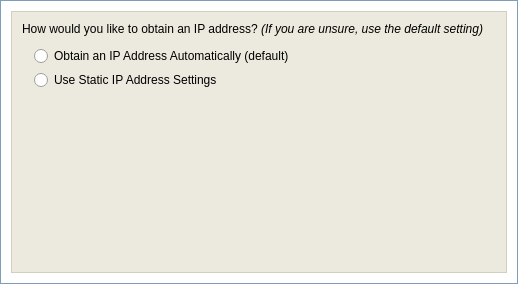
<ui version="4.0" >
 <class>Form</class>
 <widget class="QWidget" name="Form" >
  <property name="geometry" >
   <rect>
    <x>0</x>
    <y>0</y>
    <width>518</width>
    <height>284</height>
   </rect>
  </property>
  <property name="sizePolicy" >
   <sizepolicy vsizetype="Fixed" hsizetype="Fixed" >
    <horstretch>0</horstretch>
    <verstretch>0</verstretch>
   </sizepolicy>
  </property>
  <property name="minimumSize" >
   <size>
    <width>518</width>
    <height>284</height>
   </size>
  </property>
  <property name="maximumSize" >
   <size>
    <width>496</width>
    <height>262</height>
   </size>
  </property>
  <property name="windowTitle" >
   <string>Form</string>
  </property>
  <layout class="QVBoxLayout" >
   <property name="spacing" >
    <number>0</number>
   </property>
   <property name="leftMargin" >
    <number>0</number>
   </property>
   <property name="topMargin" >
    <number>0</number>
   </property>
   <property name="rightMargin" >
    <number>0</number>
   </property>
   <property name="bottomMargin" >
    <number>0</number>
   </property>
   <item>
    <widget class="QFrame" name="frameOuterCosmetic" >
     <property name="sizePolicy" >
      <sizepolicy vsizetype="Fixed" hsizetype="Preferred" >
       <horstretch>0</horstretch>
       <verstretch>0</verstretch>
      </sizepolicy>
     </property>
     <property name="minimumSize" >
      <size>
       <width>16</width>
       <height>284</height>
      </size>
     </property>
     <property name="palette" >
      <palette>
       <active>
        <colorrole role="WindowText" >
         <brush brushstyle="SolidPattern" >
          <color alpha="255" >
           <red>127</red>
           <green>157</green>
           <blue>185</blue>
          </color>
         </brush>
        </colorrole>
        <colorrole role="Base" >
         <brush brushstyle="SolidPattern" >
          <color alpha="255" >
           <red>255</red>
           <green>255</green>
           <blue>255</blue>
          </color>
         </brush>
        </colorrole>
        <colorrole role="Window" >
         <brush brushstyle="SolidPattern" >
          <color alpha="255" >
           <red>255</red>
           <green>255</green>
           <blue>255</blue>
          </color>
         </brush>
        </colorrole>
       </active>
       <inactive>
        <colorrole role="WindowText" >
         <brush brushstyle="SolidPattern" >
          <color alpha="255" >
           <red>127</red>
           <green>157</green>
           <blue>185</blue>
          </color>
         </brush>
        </colorrole>
        <colorrole role="Base" >
         <brush brushstyle="SolidPattern" >
          <color alpha="255" >
           <red>255</red>
           <green>255</green>
           <blue>255</blue>
          </color>
         </brush>
        </colorrole>
        <colorrole role="Window" >
         <brush brushstyle="SolidPattern" >
          <color alpha="255" >
           <red>255</red>
           <green>255</green>
           <blue>255</blue>
          </color>
         </brush>
        </colorrole>
       </inactive>
       <disabled>
        <colorrole role="WindowText" >
         <brush brushstyle="SolidPattern" >
          <color alpha="255" >
           <red>127</red>
           <green>127</green>
           <blue>127</blue>
          </color>
         </brush>
        </colorrole>
        <colorrole role="Base" >
         <brush brushstyle="SolidPattern" >
          <color alpha="255" >
           <red>255</red>
           <green>255</green>
           <blue>255</blue>
          </color>
         </brush>
        </colorrole>
        <colorrole role="Window" >
         <brush brushstyle="SolidPattern" >
          <color alpha="255" >
           <red>255</red>
           <green>255</green>
           <blue>255</blue>
          </color>
         </brush>
        </colorrole>
       </disabled>
      </palette>
     </property>
     <property name="autoFillBackground" >
      <bool>true</bool>
     </property>
     <property name="frameShape" >
      <enum>QFrame::Box</enum>
     </property>
     <property name="frameShadow" >
      <enum>QFrame::Plain</enum>
     </property>
     <layout class="QVBoxLayout" >
      <property name="spacing" >
       <number>10</number>
      </property>
      <property name="leftMargin" >
       <number>10</number>
      </property>
      <property name="topMargin" >
       <number>10</number>
      </property>
      <property name="rightMargin" >
       <number>10</number>
      </property>
      <property name="bottomMargin" >
       <number>10</number>
      </property>
      <item>
       <widget class="QFrame" name="frame" >
        <property name="palette" >
         <palette>
          <active>
           <colorrole role="WindowText" >
            <brush brushstyle="SolidPattern" >
             <color alpha="255" >
              <red>208</red>
              <green>208</green>
              <blue>191</blue>
             </color>
            </brush>
           </colorrole>
           <colorrole role="Base" >
            <brush brushstyle="SolidPattern" >
             <color alpha="255" >
              <red>255</red>
              <green>255</green>
              <blue>255</blue>
             </color>
            </brush>
           </colorrole>
           <colorrole role="Window" >
            <brush brushstyle="SolidPattern" >
             <color alpha="255" >
              <red>236</red>
              <green>234</green>
              <blue>223</blue>
             </color>
            </brush>
           </colorrole>
          </active>
          <inactive>
           <colorrole role="WindowText" >
            <brush brushstyle="SolidPattern" >
             <color alpha="255" >
              <red>208</red>
              <green>208</green>
              <blue>191</blue>
             </color>
            </brush>
           </colorrole>
           <colorrole role="Base" >
            <brush brushstyle="SolidPattern" >
             <color alpha="255" >
              <red>255</red>
              <green>255</green>
              <blue>255</blue>
             </color>
            </brush>
           </colorrole>
           <colorrole role="Window" >
            <brush brushstyle="SolidPattern" >
             <color alpha="255" >
              <red>236</red>
              <green>234</green>
              <blue>223</blue>
             </color>
            </brush>
           </colorrole>
          </inactive>
          <disabled>
           <colorrole role="WindowText" >
            <brush brushstyle="SolidPattern" >
             <color alpha="255" >
              <red>118</red>
              <green>116</green>
              <blue>108</blue>
             </color>
            </brush>
           </colorrole>
           <colorrole role="Base" >
            <brush brushstyle="SolidPattern" >
             <color alpha="255" >
              <red>236</red>
              <green>234</green>
              <blue>223</blue>
             </color>
            </brush>
           </colorrole>
           <colorrole role="Window" >
            <brush brushstyle="SolidPattern" >
             <color alpha="255" >
              <red>236</red>
              <green>234</green>
              <blue>223</blue>
             </color>
            </brush>
           </colorrole>
          </disabled>
         </palette>
        </property>
        <property name="autoFillBackground" >
         <bool>true</bool>
        </property>
        <property name="frameShape" >
         <enum>QFrame::Box</enum>
        </property>
        <property name="frameShadow" >
         <enum>QFrame::Plain</enum>
        </property>
        <layout class="QVBoxLayout" >
         <property name="spacing" >
          <number>10</number>
         </property>
         <property name="leftMargin" >
          <number>10</number>
         </property>
         <property name="topMargin" >
          <number>10</number>
         </property>
         <property name="rightMargin" >
          <number>10</number>
         </property>
         <property name="bottomMargin" >
          <number>10</number>
         </property>
         <item>
          <widget class="QLabel" name="labelMessage" >
           <property name="palette" >
            <palette>
             <active>
              <colorrole role="WindowText" >
               <brush brushstyle="SolidPattern" >
                <color alpha="255" >
                 <red>0</red>
                 <green>0</green>
                 <blue>0</blue>
                </color>
               </brush>
              </colorrole>
             </active>
             <inactive>
              <colorrole role="WindowText" >
               <brush brushstyle="SolidPattern" >
                <color alpha="255" >
                 <red>0</red>
                 <green>0</green>
                 <blue>0</blue>
                </color>
               </brush>
              </colorrole>
             </inactive>
             <disabled>
              <colorrole role="WindowText" >
               <brush brushstyle="SolidPattern" >
                <color alpha="255" >
                 <red>118</red>
                 <green>116</green>
                 <blue>108</blue>
                </color>
               </brush>
              </colorrole>
             </disabled>
            </palette>
           </property>
           <property name="font" >
            <font>
             <family>Arial</family>
             <pointsize>9</pointsize>
            </font>
           </property>
           <property name="text" >
            <string>How would you like to obtain an IP address?  &lt;i>(If you are unsure, use the default setting)&lt;i></string>
           </property>
           <property name="wordWrap" >
            <bool>true</bool>
           </property>
          </widget>
         </item>
         <item>
          <widget class="QFrame" name="frame_3" >
           <property name="frameShape" >
            <enum>QFrame::NoFrame</enum>
           </property>
           <property name="frameShadow" >
            <enum>QFrame::Raised</enum>
           </property>
           <layout class="QVBoxLayout" >
            <property name="spacing" >
             <number>4</number>
            </property>
            <property name="leftMargin" >
             <number>12</number>
            </property>
            <property name="topMargin" >
             <number>0</number>
            </property>
            <property name="rightMargin" >
             <number>0</number>
            </property>
            <property name="bottomMargin" >
             <number>0</number>
            </property>
            <item>
             <widget class="QRadioButton" name="radioAuto" >
              <property name="palette" >
               <palette>
                <active>
                 <colorrole role="WindowText" >
                  <brush brushstyle="SolidPattern" >
                   <color alpha="255" >
                    <red>0</red>
                    <green>0</green>
                    <blue>0</blue>
                   </color>
                  </brush>
                 </colorrole>
                </active>
                <inactive>
                 <colorrole role="WindowText" >
                  <brush brushstyle="SolidPattern" >
                   <color alpha="255" >
                    <red>0</red>
                    <green>0</green>
                    <blue>0</blue>
                   </color>
                  </brush>
                 </colorrole>
                </inactive>
                <disabled>
                 <colorrole role="WindowText" >
                  <brush brushstyle="SolidPattern" >
                   <color alpha="255" >
                    <red>118</red>
                    <green>116</green>
                    <blue>108</blue>
                   </color>
                  </brush>
                 </colorrole>
                </disabled>
               </palette>
              </property>
              <property name="font" >
               <font>
                <family>Arial</family>
                <pointsize>9</pointsize>
               </font>
              </property>
              <property name="text" >
               <string>Obtain an IP Address Automatically (default)</string>
              </property>
             </widget>
            </item>
            <item>
             <widget class="QRadioButton" name="radioStatic" >
              <property name="palette" >
               <palette>
                <active>
                 <colorrole role="WindowText" >
                  <brush brushstyle="SolidPattern" >
                   <color alpha="255" >
                    <red>0</red>
                    <green>0</green>
                    <blue>0</blue>
                   </color>
                  </brush>
                 </colorrole>
                </active>
                <inactive>
                 <colorrole role="WindowText" >
                  <brush brushstyle="SolidPattern" >
                   <color alpha="255" >
                    <red>0</red>
                    <green>0</green>
                    <blue>0</blue>
                   </color>
                  </brush>
                 </colorrole>
                </inactive>
                <disabled>
                 <colorrole role="WindowText" >
                  <brush brushstyle="SolidPattern" >
                   <color alpha="255" >
                    <red>118</red>
                    <green>116</green>
                    <blue>108</blue>
                   </color>
                  </brush>
                 </colorrole>
                </disabled>
               </palette>
              </property>
              <property name="font" >
               <font>
                <family>Arial</family>
                <pointsize>9</pointsize>
               </font>
              </property>
              <property name="text" >
               <string>Use Static IP Address Settings</string>
              </property>
             </widget>
            </item>
           </layout>
          </widget>
         </item>
         <item>
          <spacer>
           <property name="orientation" >
            <enum>Qt::Vertical</enum>
           </property>
           <property name="sizeHint" >
            <size>
             <width>20</width>
             <height>40</height>
            </size>
           </property>
          </spacer>
         </item>
        </layout>
       </widget>
      </item>
     </layout>
    </widget>
   </item>
  </layout>
 </widget>
 <resources/>
 <connections/>
</ui>
